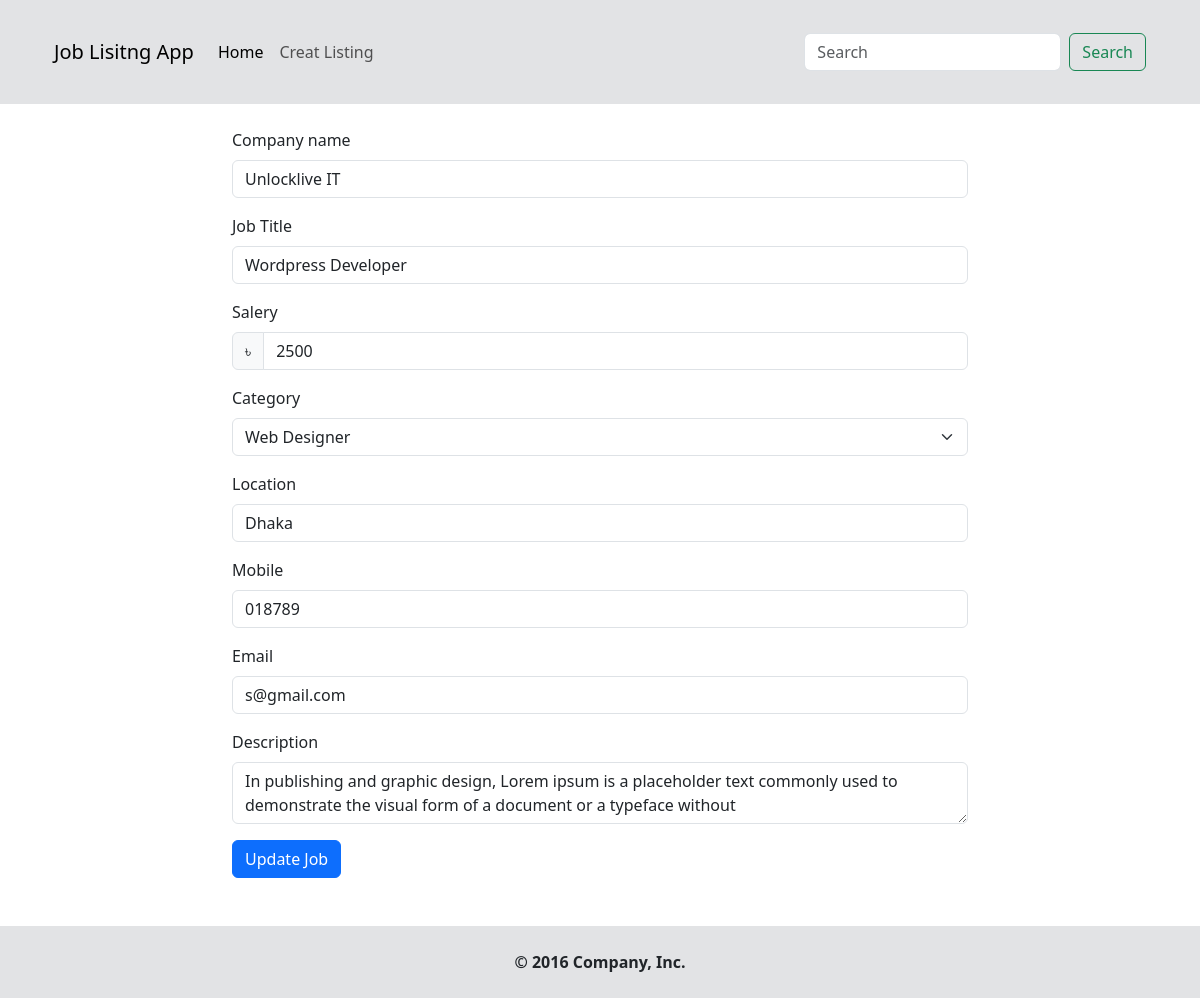
The app's page /edit.php?id=4 with its own data.
### tables this page shows
CREATE TABLE `job_list` (
  `job_id` int(11) NOT NULL,
  `cat_id` varchar(255) NOT NULL,
  `company_name` varchar(255) NOT NULL,
  `job_title` varchar(255) NOT NULL,
  `job_desc` varchar(255) NOT NULL,
  `job_salery` int(11) NOT NULL,
  `job_location` varchar(255) NOT NULL,
  `user_contact` varchar(255) NOT NULL,
  `email_contact` varchar(255) NOT NULL
);

### lib/Template.php (called while the page is built, shortened)
<?php
class Template{
	protected $template;
	public function __construct( $template = '' ){
		$this->template = $template;
	}
	public function __toString(){
		include basename( $this->template );
		return ob_get_clean();
	}
}
 ?>

### lib/Database.php (called while the page is built, shortened)
<?php
class Database{
    private $host = DB_HOST;
    private $user = DB_USER;
    private $pass = DB_PASS;
    private $db_name = DB_NAME;
    private $dbh;
    private $stmt;
    public function __construct(){
        $dsn = 'mysql:host=' . $this->host . ';dbname=' . $this->db_name;
        $options = [
            PDO::ATTR_PERSISTENT => true,
            PDO::ATTR_ERRMODE => PDO::ERRMODE_EXCEPTION
        ];
        try {
            $this->dbh = new PDO( $dsn, $this->user, $this->pass, $options );
        } catch( PDOException $e ){
            $this->error = $e->getMessage();
            echo $this->error;
        }
    }
    public function query( $query ){
        $this->stmt = $this->dbh->prepare($query);
    }
    public function bind( $param, $value, $type = NULL){
        if( is_null( $type ) ){
            switch( true ){
                default:
                    $type = PDO::PARAM_STR;
            }
        }
        $this->stmt->bindValue( $param, $value, $type);
    }
    public function execute(){
        return $this->stmt->execute();
    }
    public function resultSet(){
        $this->execute();
        return $this->stmt->fetchAll( PDO::FETCH_OBJ );
    }
    public function single(){
        $this->execute();
        return $this->stmt->fetch( PDO::FETCH_OBJ );
    }
}

### lib/Job.php (called while the page is built, shortened)
<?php
class Job{
    private $db;
    public function __construct(){
        $this->db = new Database();
    }
    public function getCategories (){
        $this->db->query("SELECT * FROM category");
        $results = $this->db->resultSet();
        return $results;
    }
    public function getJob( $job_id ){
        $this->db->query("SELECT * FROM job_list WHERE job_id = :job_id ");
        $this->db->bind( ':job_id', $job_id );
        $job = $this->db->single();
        return $job;
    }
}

### teamplates/job-edit.php (the view, shortened to what this page needs)
<?php include 'inc/header.php' ?>
<div class="container">
    <div class="row">
        <div class="col-lg-8 offset-2">
                <form method="POST">
                    <div class="mb-3">
                        <label for="company_name" class="form-label">Company name</label>
                        <input type="text" class="form-control" id="company_name" name="company_name" value="<?= $job_single->company_name; ?>">
                    </div>
                    <div class="mb-3">
                        <label for="job_title" class="form-label">Job Title</label>
                        <input type="text" class="form-control" id="job_title" name="job_title" value="<?= $job_single->job_title; ?>">
                    </div>
                    <div class="mb-3">
                        <label for="job_salary" class="form-label">Salery</label>
                        <div class="input-group">
                            <span class="input-group-text">৳</span>
                            <input type="number" id="job_salary" class="form-control" aria-label="Amount (to the nearest Taka)" name="job_salery" value="<?= $job_single->job_salery; ?>">
                        </div>
                    </div>
                    <div class="mb-3">
                        <label for="job_salary" class="form-label">Category</label>
                        <select class="form-select" name="job_category">
                            <?php foreach( $categories as $key => $list ): ?>
                                <?php $selected_cat = ( $list->cat_id == $job_single->cat_id ) ? 'selected' : ''; ?>
                                <option value="<?php echo $list->cat_id; ?>" <?= $selected_cat; ?> ><?php echo $list->cat_name; ?></option>
                            <?php endforeach; ?>
                        </select>
                    </div>
                    <div class="mb-3">
                        <label for="job_location" class="form-label">Location</label>
                        <input type="text" class="form-control" id="job_location" name="job_location" value="<?= $job_single->job_location; ?>">
                    </div>
                    <div class="mb-3">
                        <label for="job_contact_mobile" class="form-label">Mobile</label>
                        <input type="text" class="form-control" id="job_contact_mobile" name="job_contact_mobile" value="<?= $job_single->user_contact; ?>">
                    </div>
                    <div class="mb-3">
                        <label for="job_contact_email" class="form-label">Email</label>
                        <input type="text" class="form-control" id="job_contact_email" name="job_contact_email" value="<?= $job_single->email_contact; ?>">
                    </div>
                    <div class="mb-3">
                        <label for="job_description" class="form-label">Description</label>
                        <textarea class="form-control" id="job_description" name="job_description"><?= $job_single->job_desc; ?></textarea>
                    </div>
                    <button type="submit" name="update_job" class="btn btn-primary">Update Job</button>
                </form>
        </div>
    </div>
</div>
<?php include 'inc/footer.php' ?>

### css/style.css (style rules this page uses)
* { margin: 0; padding: 0; }

### records on screen
job_list: company_name "Unlocklive IT", job_title "Wordpress Developer", job_salery "2500", job_location "Dhaka", job_contact_mobile "018789", job_contact_email "s@gmail.com", job_description "In publishing and graphic design, Lorem ipsum is a placeholder text commonly used to demonstrate the visual form of a document or a typeface without"

### other values on screen
form field job_category "Web Designer"
